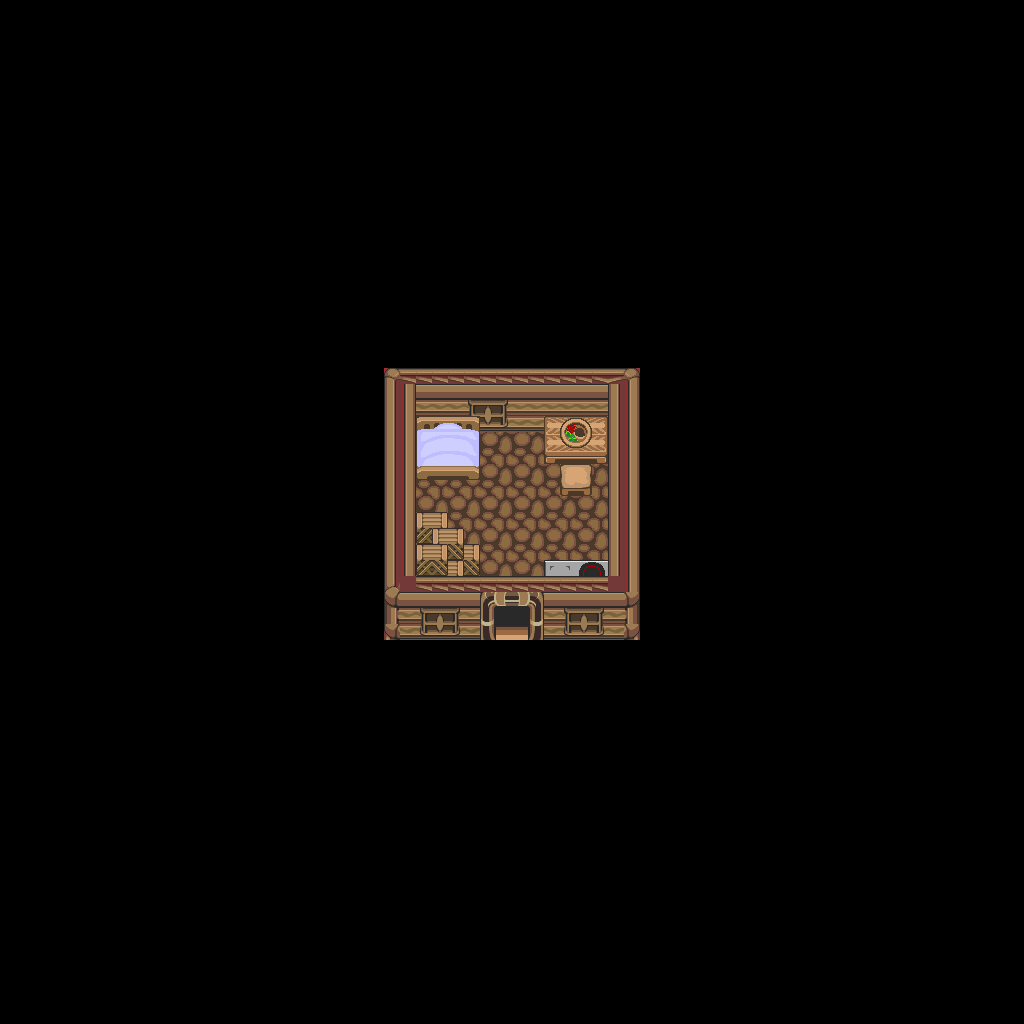

Tiled map render using the project's own tile images. Description and the map definition, with tile-layer contents summarised, below:
An orthogonal 64x64 tile map with 16x16 px tiles, 1 tile layer (base), 1 hidden layer not drawn.

<map version="1.10" tiledversion="1.12.1" orientation="orthogonal" renderorder="right-down" width="64" height="64" tilewidth="16" tileheight="16" infinite="0" nextlayerid="3" nextobjectid="1">
 <tileset firstgid="1" source="../classiciphone_pics4.tsx" />
 <layer id="1" name="base" width="64" height="64">
  <data>[4096 cells, 4096 non-empty, 74 distinct tile ids]</data>
 </layer>
 <layer id="2" name="collision" width="64" height="64" visible="0">
  <properties><property name="collision" value="true" /></properties>
  <data>[4096 cells, 4011 non-empty, 1 distinct tile ids]</data>
 </layer>
</map>
